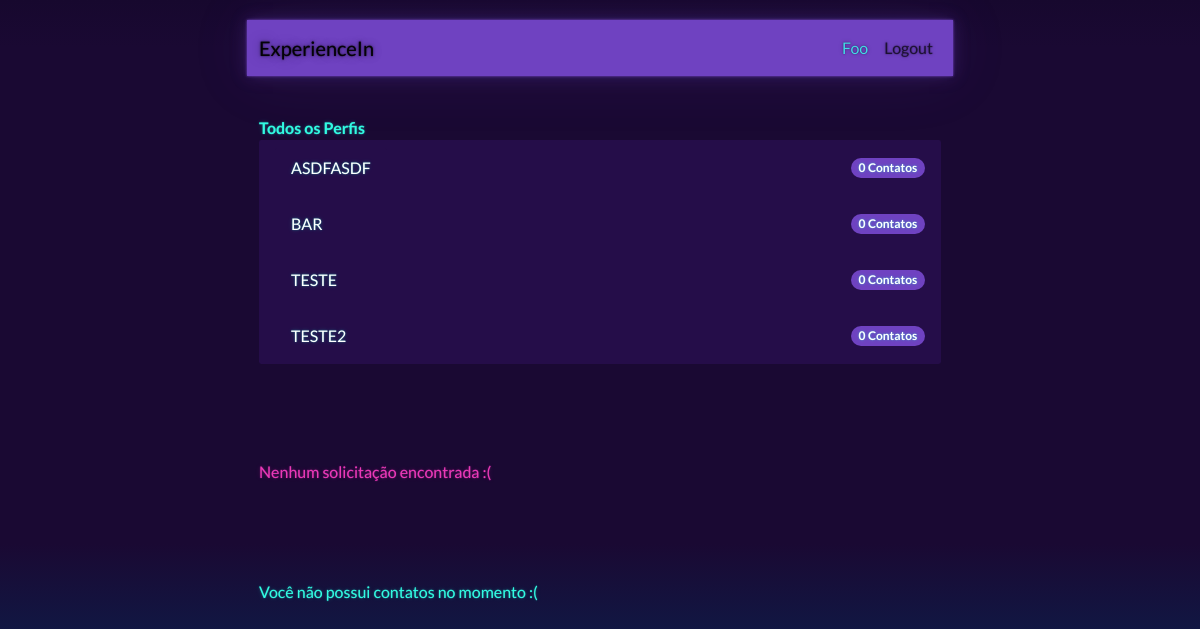
The app's page / (signed in), older data.
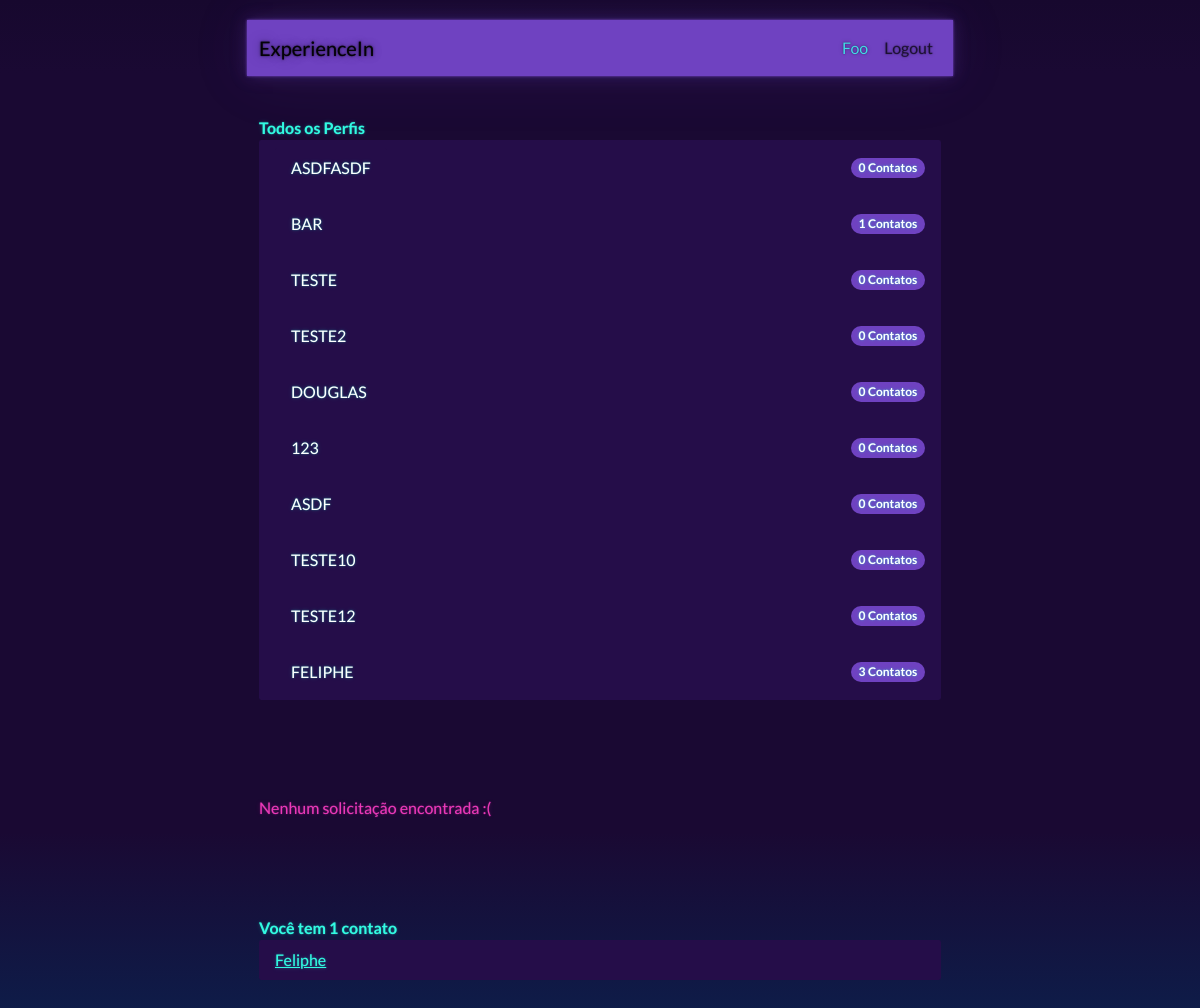
The same page, newer data.
### perfis/models.py (models this page shows, shortened)
class Perfil(models.Model):
    nome = models.CharField(max_length=255, null=False)
    email = models.CharField(max_length=255, null=False)
    telefone = models.CharField(max_length=15, null=False)
    nome_empresa = models.CharField(max_length=255, null=False)
    contatos = models.ManyToManyField('self')
    usuario = models.OneToOneField(User,on_delete=models.CASCADE, related_name='perfil')
    @property
    def email(self):
        return self.usuario.email

### perfis/views.py (the view)
# urls.py: path('', views.index, name='index'),
@login_required
def index(request):
    print(request.user.username) #novo
    print(request.user.email) #novo
    print(request.user.has_perm('perfis.redirect')) #novo
    return render(
        request,'index.html',
        {
        'perfis': Perfil.objects.exclude(nome=request.user.perfil.nome),
        'perfil_logado' : get_perfil_logado(request)
        })

### perfis/views.py (called while the page is built)
@login_required
def get_perfil_logado(request):
    return request.user.perfil

### perfis/templates/index.html
{% extends "base.html" %}
{% block body %}
<div class="col-lg-12">
    <strong>Todos os Perfis</strong>
    {% with total_de_contatos=perfil.contatos.count %}
    {% if perfis %}
    <ul class="list-group">
        {% for perfil in perfis %}
        <li class="list-group-item d-flex justify-content-between align-items-center">
            <a class="list-group-item " href="{% url 'exibir' perfil.id %}">
                {{perfil.nome.upper}} </a>
            <span class="badge bg-primary rounded-pill">
                {{ perfil.contatos.count }}
                Contatos
            </span>
        </li>
        {% endfor %}
    </ul>
    {% else %}
    <p>Nenhum Perfil encontrado</p>
    {% endif %}
    {% endwith %}
</div>
<div class="panel panel-info my-5">
    {% with total_de_convites=perfil_logado.convites_recebidos.count %}
    {% if perfil_logado.convites_recebidos.count %}
    <div class="panel-heading">
        <strong>
            Você tem {{ total_de_convites }} convite{{total_de_convites|pluralize}} aguardando
            aprovação
        </strong>
    </div>
    <ul class="list-group">
        {% for convite in perfil_logado.convites_recebidos.all %}
        <li class="list-group-item d-flex justify-content-between align-items-center">
            {{ convite.solicitante.nome }}
            <a class='btn btn-outline-success' href="{% url 'aceitar' convite.id %}" class="pull-right">aceitar</a>
        </li>
        {% endfor %}
    </ul>
    {% else %}
    <p class="text-secondary my-5 border border-primary">Nenhum solicitação encontrada :( </p>
    {% endif %}
    {% endwith %}
</div>
<div class="panel panel-info">
    {% with total_de_contatos=perfil_logado.contatos.count %}
    {% if total_de_contatos %}
    <strong>Você tem {{total_de_contatos}} contato{{ total_de_contatos|pluralize }}</strong>
    <ul class="list-group">
        {% for contato in perfil_logado.contatos.all %}
        <li class="list-group-item">
            <a href="{% url 'exibir' contato.id %}">{{ contato.nome }}</a>
        </li>
        {% endfor %}
    </ul>
    {% else %}
    <p>Você não possui contatos no momento :(</p>
    {% endif %}
    {% endwith %}
</div>
{% endblock %}

### perfis/templates/base.html (shortened to what this page needs)
{% load staticfiles %}
<!DOCTYPE html>
<html lang="pt">
<head>
    <link rel="stylesheet" type="text/css" href="{% static 'styles/bootstrap.min.css' %}">
    <link rel="stylesheet" href="{% static 'styles/main.css' %}">
</head>
<body>
    <div class="container">
        {% include "navbar.html" %}
        <div class="row content">
            {% block body %}
            {% endblock %}
        </div>
    </div>
</body>
</html>

### perfis/templates/navbar.html (shortened to what this page needs)
<nav class="navbar navbar-expand-lg navbar-light bg-primary">
    <div class="container-fluid">
        <a class="navbar-brand" href="/">ExperienceIn</a>
        <div class="collapse navbar-collapse" id="navbarColor03">
            <ul class="navbar-nav ms-auto">
                <li class="nav-item">
                    <a class="nav-link text-light" href="{% url 'index' %}">
                        {{perfil_logado.nome}}
                    </a>
                </li>
                <li class="nav-item">
                    <a class="nav-link" href="/logout/">Logout</a>
                </li>
            </ul>
        </div>
    </div>
</nav>

### perfis/static/styles/main.css (style rules this page uses)
body { padding-top: 20px; padding-bottom: 20px; }
.header, .content, .footer { padding-left: 15px; padding-right: 15px; }
@media (min-width: 768px) { .container { max-width: 730px; } }
.content { margin: 40px 0; }
@media screen and (min-width: 768px) { .header, .content, .footer { padding-left: 0; padding-right: 0; } }

Row changes from the older to the newer data that the page shows:
computed for Perfil "BAR": contatos.count "0" → "1"
added Perfil: nome "DOUGLAS", contatos.count "0"
added Perfil: nome "123", contatos.count "0"
added Perfil: nome "ASDF", contatos.count "0"
added Perfil: nome "TESTE10", contatos.count "0"
added Perfil: nome "TESTE12", contatos.count "0"
added Perfil: nome "FELIPHE", contatos.count "3", nome "Feliphe"
Text that changed along with them:
{{ total_de_contatos }}: (not shown) → "1"
text no longer shown: "Você não possui contatos no momento :("
text now shown: "Você tem contato"
